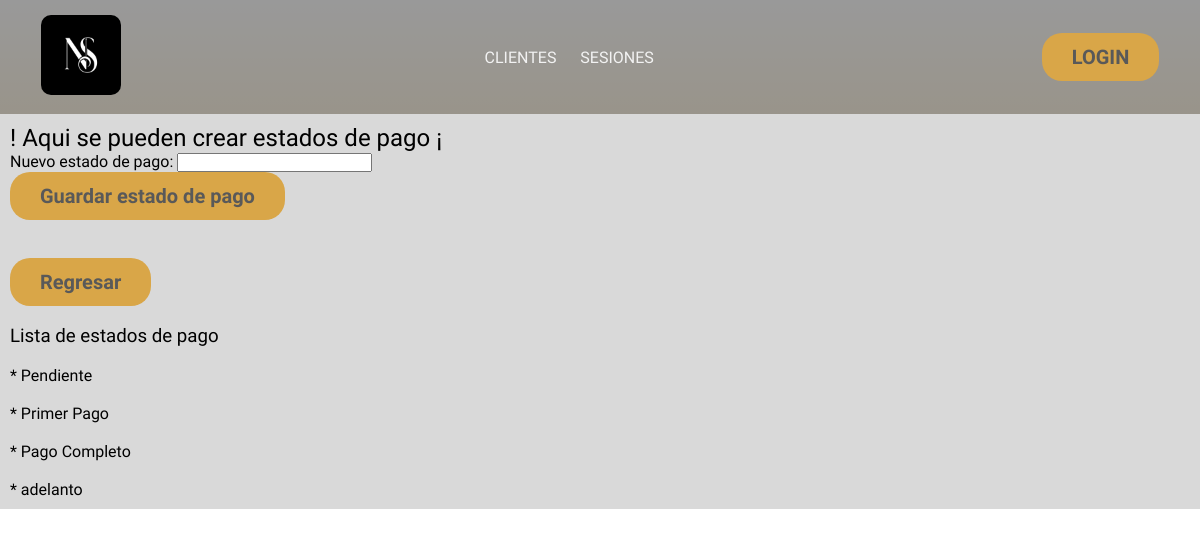
The app's page /formulario/crear_status/ with its own data.
### formulario/models.py (models this page shows, shortened)
class Status(models.Model):
  nombre    = models.CharField(max_length=30, null=False, blank=False,verbose_name='Nuevo estado de pago')

### formulario/views.py (the view)
# urls.py: path('crear_status/',           views.crear_status,   name="crear_status"),
def crear_status(request):
  if request.method == 'POST':
    form1 = StatusForm(request.POST, prefix='form1')
    if form1.is_valid():
      form1.save()
      form1 = StatusForm()
    lista_status = Status.objects.all()
    return render(request, '1.administrador/crear_status.html', {
      'form1':form1,
      'lista_status':lista_status
    })
  else:
    form1 = StatusForm(prefix='form1')
  lista_status = Status.objects.all()
  return render(request, '1.administrador/crear_status.html', {
    'form':form1,
    'lista_status':lista_status
  })

### formulario/forms.py
class StatusForm(ModelForm):
  class Meta:
    model   = Status
    fields  = ["nombre"]

### templates/1.administrador/crear_status.html (shortened to what this page needs)
{% extends "layouts/app.html" %}
{% block content %}
<h2> ! Aqui se pueden crear estados de pago ¡</h2>
{% endblock content %}
{% block registrar %}
<form action="{% url "crear_status" %}" method="post">
  {{ form }}
  <button type="submit">Guardar estado de pago</button>
</form>
<br><br>
<form action="{% url "agendar" %}">
  <button type="submit"> Regresar </button>
</form>
<br>
<h3> Lista de estados de pago </h3>
<ul>
{% for estado in lista_status %}
<li>
  <br>
  <p>
  * {{estado.nombre}} <br>
  </p>
  </li>
{% endfor %}
</ul>
{% endblock registrar %}

### static/styles.css (style rules this page uses)
* { margin: 0; padding: 0; font-family: "Courgette"; font-weight: 400; font-style: normal; box-sizing: border-box; }
body { background-image: linear-gradient(rgba(0, 0, 0, 0.058),rgba(232, 160, 6, 0.914)),url(images/fondo2.jpg); background-position: center 20% ; background-repeat: no-repeat; background-size: 100%; }
button { border: none; padding: 10px; background-color: #D9A648; padding: 12px 30px; border-radius: 20px; font-size: 20px; font-weight: bold; color: #595959; }

### records on screen
Status: nombre "Pendiente"
Status: nombre "Primer Pago"
Status: nombre "Pago Completo"
Status: nombre "adelanto"
